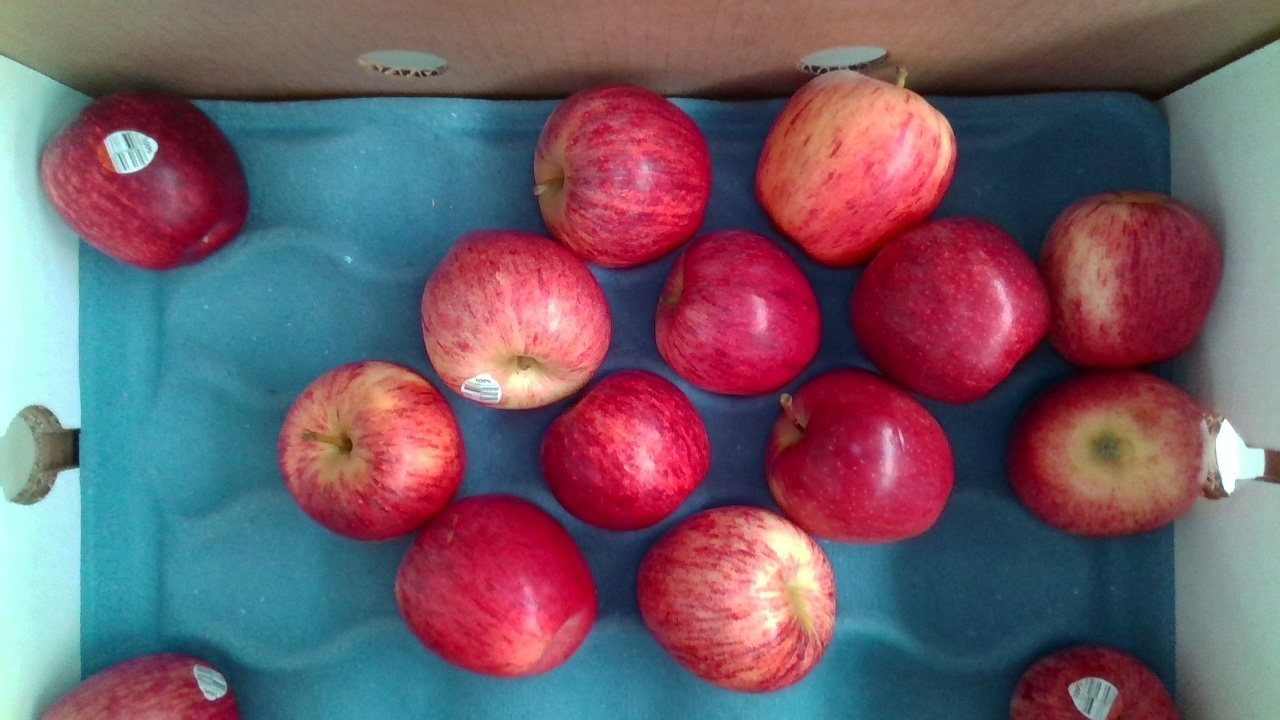
#> input picture 08_color_spaces/cpp/03_YUV/data/apples.png, 1280 x 720 px, found by its file name
$ python 03_YUV_color_space.py
#> lines starting #> are read from the running program, lines starting #| are printed output that depends on the picture
import cv2 as cv

def main():

    # Load image

    img = cv.imread("data/apples.png")
#> img is the input picture: shape (720, 1280, 3); mean B, G, R 104.1, 92.1, 113.9

    if img is None:
        print("ERROR::CV::Could not read image.")
        return

    # Resize image

    rows, cols, channels = img.shape
#> rows = 720; cols = 1280; channels = 3

    rows = rows // 2
#> rows = 360
    cols = cols // 2
#> cols = 640

    img = cv.resize(img, (cols, rows))
#> img: shape (360, 640, 3)

    cv.imshow("img", img)
    cv.waitKey(1)
    cv.imwrite('../images/03/01.PNG', img)

    # Convert from BGR color space to YUV

    yuv_img = cv.cvtColor(img, cv.COLOR_BGR2YUV)
#> yuv_img: shape (360, 640, 3); mean of channels 0, 1, 2 100.1, 130, 140.2

    cv.imshow("YUV", yuv_img)
    cv.waitKey(1)
    cv.imwrite("data/YUV.png", yuv_img)
    cv.imwrite('../images/03/02.PNG', yuv_img)

    Y = yuv_img[:, :, 0]
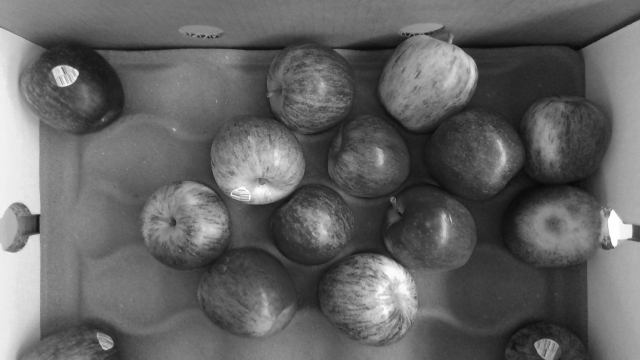
#> Y: shape (360, 640); min 8, max 254, mean 100.1
    U = yuv_img[:, :, 1]
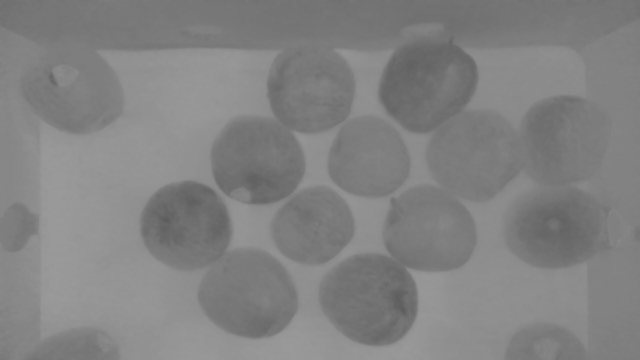
#> U: shape (360, 640); min 92, max 155, mean 130
    V = yuv_img[:, :, 2]
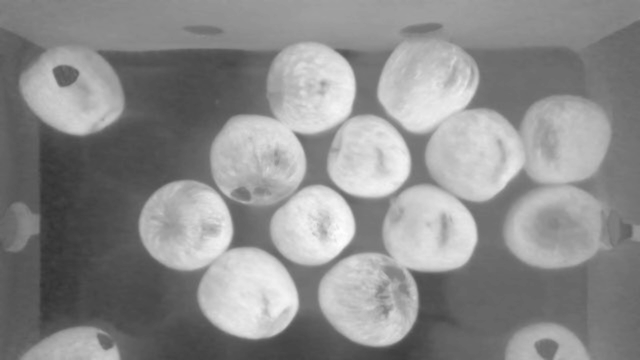
#> V: shape (360, 640); min 51, max 254, mean 140.2

    cv.imshow("Y", Y)
    cv.waitKey(1)
    cv.imwrite("data/YUV_Y.png", Y)
    cv.imwrite('../images/03/03.PNG', Y)

    cv.imshow("U", U)
    cv.waitKey(1)
    cv.imwrite("data/YUV_U.png", U)
    cv.imwrite('../images/03/04.PNG', U)

    cv.imshow("V", V)
    cv.waitKey(0)
    cv.imwrite("data/YUV_V.png", V)
    cv.imwrite('../images/03/05.PNG', V)

    cv.destroyAllWindows()

    return

if __name__ == "__main__":

    main()
